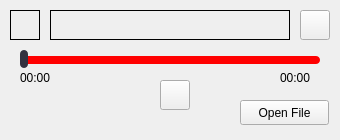
<?xml version="1.0" encoding="UTF-8"?>
<ui version="4.0">
 <class>PlayerWindow</class>
 <widget class="QMainWindow" name="PlayerWindow">
  <property name="geometry">
   <rect>
    <x>0</x>
    <y>0</y>
    <width>340</width>
    <height>140</height>
   </rect>
  </property>
  <property name="windowTitle">
   <string>PlayerWindow</string>
  </property>
  <widget class="QWidget" name="centralwidget">
   <widget class="QPushButton" name="playButton">
    <property name="geometry">
     <rect>
      <x>160</x>
      <y>80</y>
      <width>30</width>
      <height>30</height>
     </rect>
    </property>
    <property name="styleSheet">
     <string notr="true">QPushButton#playButton {
	/*background-color: transparent;
	background: none;
	border: none;
	background-repeat: none;
	border-radius: 10px;*/
	/*border-*/
	image: url(:assets/icon_play_64.png);
}
</string>
    </property>
    <property name="text">
     <string/>
    </property>
   </widget>
   <widget class="QPushButton" name="fileButton">
    <property name="geometry">
     <rect>
      <x>240</x>
      <y>100</y>
      <width>89</width>
      <height>25</height>
     </rect>
    </property>
    <property name="text">
     <string>Open File</string>
    </property>
   </widget>
   <widget class="QPushButton" name="secPrvBtn">
    <property name="geometry">
     <rect>
      <x>120</x>
      <y>80</y>
      <width>30</width>
      <height>30</height>
     </rect>
    </property>
    <property name="styleSheet">
     <string notr="true">QPushButton#secPrvBtn {
	background-color: transparent;
	background: none;
	border: none;
	background-repeat: none;
	border-image: url(:assets/icon_left_64.png);
}
</string>
    </property>
    <property name="text">
     <string/>
    </property>
   </widget>
   <widget class="QPushButton" name="secNxtBtn">
    <property name="geometry">
     <rect>
      <x>200</x>
      <y>80</y>
      <width>30</width>
      <height>30</height>
     </rect>
    </property>
    <property name="styleSheet">
     <string notr="true">QPushButton#secNxtBtn {
	background-color: transparent;
	background: none;
	border: none;
	background-repeat: none;
	border-image: url(:assets/icon_right_64.png);
}
</string>
    </property>
    <property name="text">
     <string/>
    </property>
   </widget>
   <widget class="QLabel" name="iconLbl">
    <property name="geometry">
     <rect>
      <x>10</x>
      <y>10</y>
      <width>30</width>
      <height>30</height>
     </rect>
    </property>
    <property name="sizePolicy">
     <sizepolicy hsizetype="Preferred" vsizetype="Preferred">
      <horstretch>0</horstretch>
      <verstretch>0</verstretch>
     </sizepolicy>
    </property>
    <property name="styleSheet">
     <string notr="true">QLabel#iconLbl {
	border: 1px solid black
}</string>
    </property>
    <property name="text">
     <string/>
    </property>
   </widget>
   <widget class="QLabel" name="titleLbl">
    <property name="geometry">
     <rect>
      <x>50</x>
      <y>10</y>
      <width>240</width>
      <height>30</height>
     </rect>
    </property>
    <property name="styleSheet">
     <string notr="true">QLabel#titleLbl {
	border: 1px solid black;
}</string>
    </property>
    <property name="text">
     <string/>
    </property>
    <property name="wordWrap">
     <bool>true</bool>
    </property>
   </widget>
   <widget class="QPushButton" name="settingBtn">
    <property name="geometry">
     <rect>
      <x>300</x>
      <y>10</y>
      <width>30</width>
      <height>30</height>
     </rect>
    </property>
    <property name="styleSheet">
     <string notr="true">QPushButton#settingBtn {
	image: url(:/assets/icon_setting_64.png);
}
</string>
    </property>
    <property name="text">
     <string/>
    </property>
   </widget>
   <widget class="QSlider" name="playSlider">
    <property name="geometry">
     <rect>
      <x>20</x>
      <y>50</y>
      <width>300</width>
      <height>20</height>
     </rect>
    </property>
    <property name="styleSheet">
     <string notr="true">QSlider#playSlider::groove:horizontal {
	height: 8px;
	background: red;
	border-radius: 4px;
}
QSlider#playSlider::handle:horizontal {
	background: rgb(52,50,64);
	width: 8px;
	height: 8px;
	margin: -6px, -4px, -4px, -4px;
	border-radius: 4px;
}
/*QSlider#playSlider::handle:hover {
	width: 12px;
	margin: -8px, -8px, -4px, -4px;
}*/</string>
    </property>
    <property name="orientation">
     <enum>Qt::Horizontal</enum>
    </property>
   </widget>
   <widget class="QLabel" name="time1Lbl">
    <property name="geometry">
     <rect>
      <x>20</x>
      <y>70</y>
      <width>40</width>
      <height>16</height>
     </rect>
    </property>
    <property name="text">
     <string>00:00</string>
    </property>
   </widget>
   <widget class="QLabel" name="time2Lbl">
    <property name="geometry">
     <rect>
      <x>280</x>
      <y>70</y>
      <width>40</width>
      <height>16</height>
     </rect>
    </property>
    <property name="text">
     <string>00:00</string>
    </property>
   </widget>
  </widget>
 </widget>
 <resources/>
 <connections/>
</ui>
